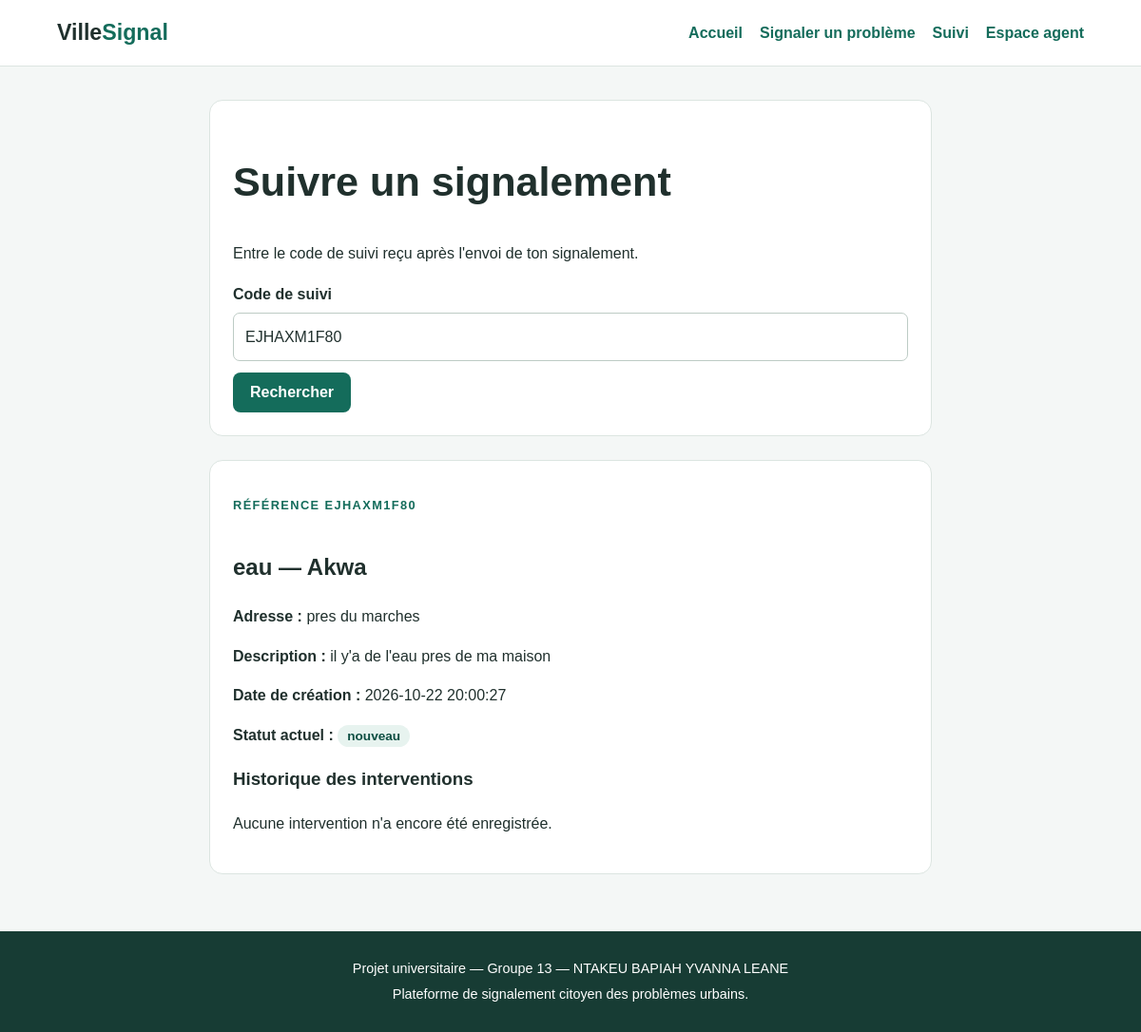
Page /suivi?code=EJHAXM1F80 on the committed database.
### tables this page shows
CREATE TABLE signalements (
    id INTEGER PRIMARY KEY AUTOINCREMENT,
    categorie_id INTEGER NOT NULL,
    quartier_id INTEGER NOT NULL,
    description TEXT NOT NULL
        CHECK (length(trim(description)) >= 20),
    photo TEXT,
    adresse TEXT NOT NULL,
    telephone_citoyen TEXT NOT NULL,
    date_creation TEXT NOT NULL DEFAULT CURRENT_TIMESTAMP,
    statut TEXT NOT NULL DEFAULT 'nouveau'
        CHECK (statut IN ('nouveau', 'en cours', 'résolu', 'rejeté')),
    code_suivi TEXT NOT NULL UNIQUE,
    motif_rejet TEXT,

    FOREIGN KEY (categorie_id)
        REFERENCES categories(id),
    FOREIGN KEY (quartier_id)
        REFERENCES quartiers(id)
);

CREATE TABLE categories (
    id INTEGER PRIMARY KEY AUTOINCREMENT,
    nom TEXT NOT NULL UNIQUE,
    service_responsable TEXT NOT NULL
);

CREATE TABLE quartiers (
    id INTEGER PRIMARY KEY AUTOINCREMENT,
    nom TEXT NOT NULL UNIQUE
);

### app.py (the view)
@app.route("/suivi", methods=["GET", "POST"])
def suivi():
    code = request.args.get("code", "").strip().upper()
    if request.method == "POST":
        code = request.form.get("code_suivi", "").strip().upper()
        if not code:
            flash("Entre ton code de suivi.", "warning")
            return redirect(url_for("suivi"))
        return redirect(url_for("suivi", code=code))
    signalement = None
    interventions = []
    if code:
        with get_db() as db:
            signalement = db.execute("""
                SELECT s.*, c.nom AS categorie, q.nom AS quartier
                FROM signalements s
                JOIN categories c ON c.id = s.categorie_id
                JOIN quartiers q ON q.id = s.quartier_id
                WHERE s.code_suivi = ?
            """, (code,)).fetchone()
            if signalement:
                interventions = db.execute("""
                    SELECT i.date_intervention, i.commentaire,
                           i.nouveau_statut, a.nom AS agent
                    FROM interventions i
                    JOIN agents a ON a.id = i.agent_id
                    WHERE i.signalement_id = ?
                    ORDER BY i.date_intervention DESC, i.id DESC
                """, (signalement["id"],)).fetchall()
        if not signalement:
            flash("Aucun signalement trouvé pour ce code.", "warning")
    return render_template(
        "suivi.html", signalement=signalement,
        interventions=interventions, code=code
    )

### app.py (called while the page is built)
def get_db():
    connexion = sqlite3.connect(DB_PATH)
    connexion.row_factory = sqlite3.Row
    connexion.execute("PRAGMA foreign_keys = ON")
    return connexion

### templates/suivi.html (shortened to what this page needs)
{% extends "base.html" %}
{% block content %}
<section class="form-card">
    <h1>Suivre un signalement</h1>
    <p>Entre le code de suivi reçu après l'envoi de ton signalement.</p>
    <form method="post" action="{{ url_for('suivi') }}">
        <label for="code_suivi">Code de suivi</label>
        <input id="code_suivi" name="code_suivi" value="{{ code }}" required placeholder="Ex. 7A2B9C3D4E5F">
        <button class="button" type="submit">Rechercher</button>
    </form>
</section>
{% if signalement %}
<section class="form-card">
    <p class="eyebrow">RÉFÉRENCE {{ signalement.code_suivi }}</p>
    <h2>{{ signalement.categorie }} — {{ signalement.quartier }}</h2>
    <p><strong>Adresse :</strong> {{ signalement.adresse }}</p>
    <p><strong>Description :</strong> {{ signalement.description }}</p>
    <p><strong>Date de création :</strong> {{ signalement.date_creation }}</p>
    <p><strong>Statut actuel :</strong> <span class="tag">{{ signalement.statut }}</span></p>
    <h3>Historique des interventions</h3>
    {% if interventions %}
        <div class="timeline">
        {% for i in interventions %}
            <article>
                <strong>{{ i.nouveau_statut }}</strong>
                <p>{{ i.commentaire }}</p>
                <small>{{ i.date_intervention }} — {{ i.agent }}</small>
            </article>
        {% endfor %}
        </div>
    {% else %}
        <p>Aucune intervention n'a encore été enregistrée.</p>
    {% endif %}
</section>
{% endif %}
{% endblock %}

### static/css/style.css (style rules this page uses)
:root { --primary: #146c5b; --primary-dark: #0d4e42; --background: #f4f7f6; --text: #20302d; --muted: #657570; --border: #dce5e1; --white: #ffffff; }
* { box-sizing: border-box; }
body { margin: 0; font-family: Arial, Helvetica, sans-serif; background: var(--background); color: var(--text); line-height: 1.6; }
.eyebrow { color: var(--primary); font-weight: 800; letter-spacing: 1.4px; font-size: 0.8rem; }
h1 { font-size: clamp(1.8rem, 4vw, 2.7rem); line-height: 1.2; }
h2 { margin-top: 35px; }
.button { display: inline-block; background: var(--primary); color: white; border: 0; border-radius: 8px; padding: 12px 18px; cursor: pointer; font-size: 1rem; font-weight: 700; margin-top: 12px; }
.stats article, .report-card, .form-card { background: var(--white); border: 1px solid var(--border); border-radius: 14px; padding: 24px; }
.tag, .status { background: #e7f3ef; color: var(--primary-dark); border-radius: 20px; padding: 4px 10px; font-size: 0.85rem; font-weight: 700; }
.form-card { max-width: 760px; margin: 0 auto 25px; }
form label { display: block; margin: 18px 0 6px; font-weight: 700; }
input, select, textarea { width: 100%; padding: 12px; border: 1px solid #bdcbc5; border-radius: 7px; background: white; color: var(--text); font: inherit; }

### rows in the picture
signalements: code_suivi "EJHAXM1F80", adresse "pres du marches", description "il y'a de l'eau pres de ma maison", date_creation "2026-10-22 20:00:27", statut "nouveau"
categories: categorie "eau"
quartiers: quartier "Akwa"
